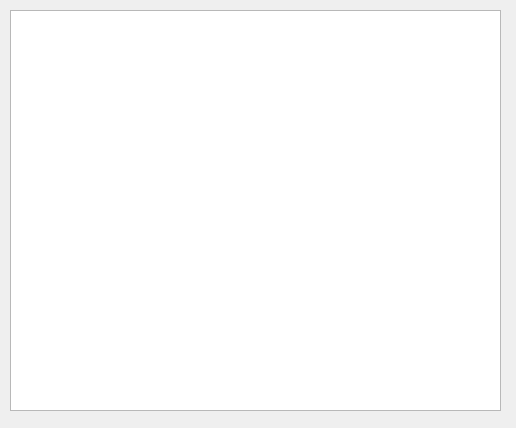
<?xml version="1.0" encoding="UTF-8"?>
<ui version="4.0">
 <class>downloadform</class>
 <widget class="QWidget" name="downloadform">
  <property name="geometry">
   <rect>
    <x>0</x>
    <y>0</y>
    <width>516</width>
    <height>428</height>
   </rect>
  </property>
  <property name="windowTitle">
   <string>Выберите изображение</string>
  </property>
  <widget class="QListWidget" name="listWidget">
   <property name="geometry">
    <rect>
     <x>10</x>
     <y>10</y>
     <width>491</width>
     <height>401</height>
    </rect>
   </property>
  </widget>
 </widget>
 <resources/>
 <connections/>
</ui>
